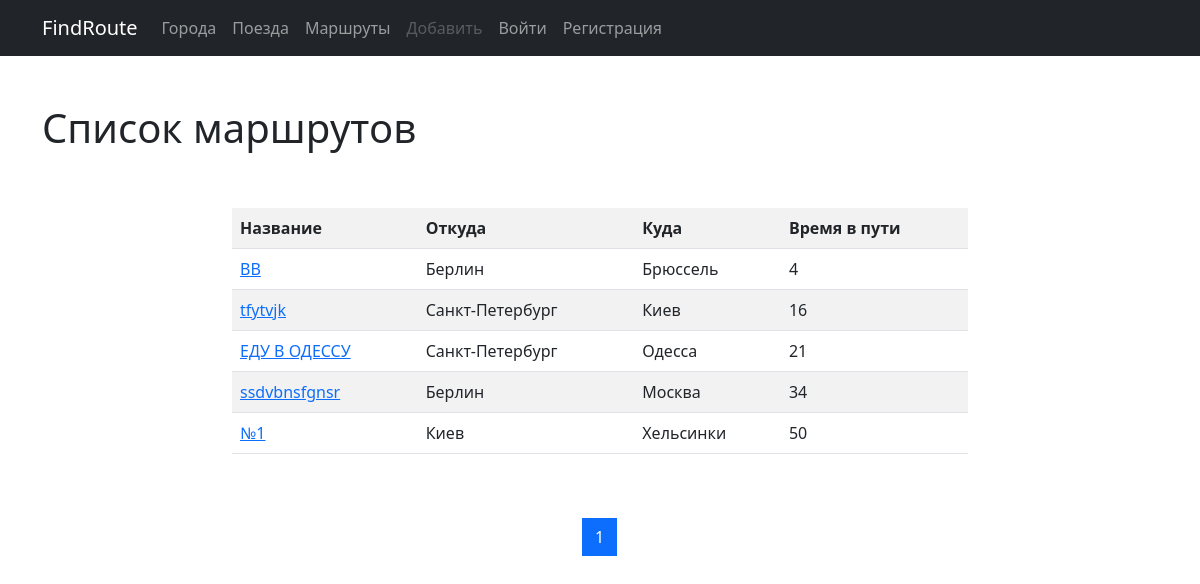
Page /list/ on the committed database.
### routes/models.py (models this page shows, shortened)
class Route(models.Model):
    name = models.CharField(max_length=50, unique=True,
                            verbose_name='Название маршрута')
    travel_times = models.PositiveSmallIntegerField(verbose_name='Общее время в пути')
    from_city = models.ForeignKey(City, on_delete=models.CASCADE,
                                  related_name='route_from_city_set',
                                  verbose_name='Город отправления')
    to_city = models.ForeignKey('cities.City', on_delete=models.CASCADE,
                                related_name='route_to_city_set',
                                verbose_name='Город прибытия')
    trains = models.ManyToManyField('trains.Train', verbose_name='Список поездов')
    class Meta:
        verbose_name = 'Маршрут'
        verbose_name_plural = 'Маршруты'
        ordering = ['travel_times']

### cities/models.py (models this page shows, shortened)
class City(models.Model):
    name = models.CharField(max_length=100, unique=True, verbose_name='Название города')
    def __str__(self):
        return self.name
    class Meta:
        verbose_name = 'Город'
        verbose_name_plural = 'Города'
        ordering = ['name']

### routes/views.py (the view)
# urls.py: path('list/', RouteListView.as_view(), name='list'),
class RouteListView(ListView):
    paginate_by = 5
    model = Route
    template_name = 'routes/list.html'

### routes/templates/routes/list.html (shortened to what this page needs)
{% extends 'base.html' %}
{% block content %}
    <h1>Список маршрутов</h1>
    <div class="row">
        <div class="col-md-8 mx-auto my-5">
            <table class="table table-striped">
                <tr>
                    <th>Название</th>
                    <th>Откуда</th>
                    <th>Куда</th>
                    <th>Время в пути</th>
                </tr>
                {% for object in page_obj %}
                    <tr>
                        <td><a href="{% url 'detail' pk=object.pk %}">{{ object.name }}</a></td>
                        <td>{{ object.from_city }}</td>
                        <td>{{ object.to_city }}</td>
                        <td>{{ object.travel_times }}</td>
                    </tr>
                {% endfor %}
            </table>
        </div>
    </div>
    <nav aria-label="Page navigation example">
        <ul class="pagination justify-content-center">
            {% for page in page_obj.paginator.page_range %}
                <li class="page-item {% if page == page_obj.number %} active {% endif %}">
                    <a class="page-link" href="?page={{ page }}">{{ page }}
                    </a>
                </li>
            {% endfor %}
        </ul>
    </nav>
{% endblock %}

### rows in the picture
Route: name "BB", from_city "Берлин", to_city "Брюссель", travel_times "4"
Route: name "tfytvjk", from_city "Санкт-Петербург", to_city "Киев", travel_times "16"
Route: name "ЕДУ В ОДЕССУ", from_city "Санкт-Петербург", to_city "Одесса", travel_times "21"
Route: name "ssdvbnsfgnsr", from_city "Берлин", to_city "Москва", travel_times "34"
Route: name "№1", from_city "Киев", to_city "Хельсинки", travel_times "50"

### other values in the picture
{{ page }} "1"
